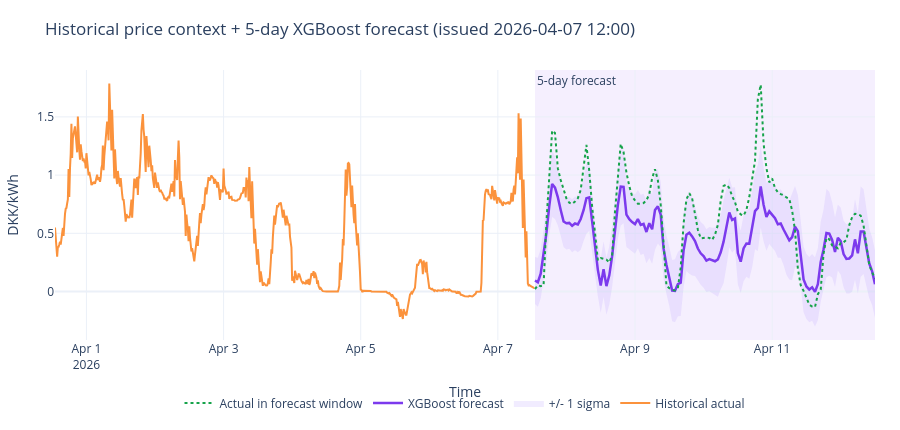

Notebook code cell kept with this figure:
### Markdown cell above
### Price Prediction Uncertainty: Residual-based forecast bands

The lecture material on prediction uncertainty emphasizes that a prediction should not be treated only as a single expected value. A future price is uncertain, so a decision-support system should also communicate the spread around the point forecast. In this project we estimate uncertainty from the walk-forward residuals, because those residuals measure how wrong the model was on data that was not used for fitting.

For each out-of-sample prediction we compute the signed residual

$$
e_h = \hat{y}_h - y_h,
$$

where $\hat{y}_h$ is the predicted price for horizon $h$ and $y_h$ is the realised price. We then group residuals by `horizon_h` and calculate a horizon-specific standard deviation, $\sigma_h$. The simple forecast band used here is

$$
\hat{y}_h \pm \sigma_h.
$$

The diagnostics below use residuals from 1 January 2023 onward. This keeps the uncertainty estimate focused on the post-energy-crisis market regime, rather than letting the extreme 2022 volatility dominate the current dashboard bands. The band should be interpreted as an empirical prediction-uncertainty measure, not as a guarantee that prices will fall inside the interval. 

Below we can see how the user will see it in their dashboard:

### Code cell
from src.analysis.forecast_analysis import (
    plot_price_history_with_5day_forecast,
    plot_single_forecast_with_uncertainty,
)

issue_time = "2026-04-23 00:00"

fig_context = plot_price_history_with_5day_forecast(
    issue_time=issue_time,
    ctx_days=7,
    unit="dkk_kwh",
    show_actuals=True,
    show_uncertainty=True,
)

fig_uncertainty = plot_single_forecast_with_uncertainty(
    issue_time=issue_time,
    unit="dkk_kwh",
)
